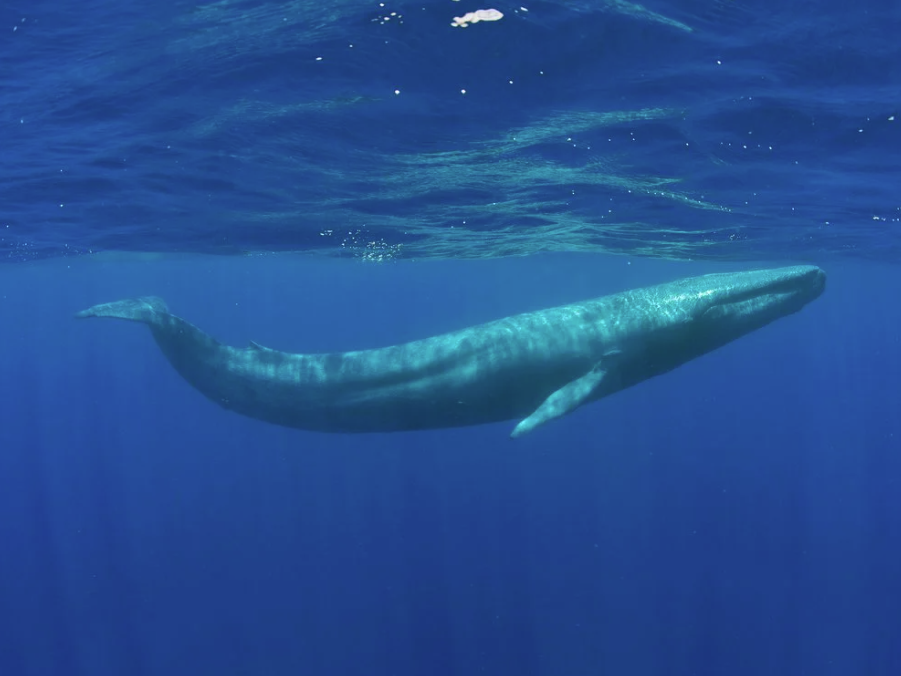
#> input picture Project/images/blue1.png, 901 x 676 px
$ python speciesDetection.py --image images/blue1.png   (older library calls are emulated)
#> lines starting #> are read from the running program, lines starting #| are printed output that depends on the picture; after the words box and inside, x2 and y2 are one past the last pixel; in counts of white or black regions, pixels touching at a corner belong together
from matplotlib import pyplot as plt
from statistics import mean
import numpy as np
import argparse
import cv2

def imageManipulation(image):
    gray = cv2.cvtColor(image, cv2.COLOR_BGR2GRAY)
    blurred = cv2.GaussianBlur(gray, (7, 7), 0)
    sobelX = cv2.Sobel(blurred, cv2.CV_64F, 1, 0)
    sobelY = cv2.Sobel(blurred, cv2.CV_64F, 0, 1)

    sobelX = np.uint8(np.absolute(sobelX))
    sobelY = np.uint8(np.absolute(sobelY))

    sobelCombined = cv2.bitwise_or(sobelX, sobelY)
    cv2.imshow("sobelCombined", sobelCombined)
    edged = cv2.Canny(sobelCombined, 10, 70)
    cv2.imshow("Edges", edged)

    return edged

def morphManip(edged):
     #morphology ops
    kernel1 = cv2.getStructuringElement(cv2.MORPH_ELLIPSE, (23,23))
    kernel2 = np.ones((15,15), np.uint8)
    #eliplical erode to get rid of some of the noise
    openFrame = cv2.dilate(edged, kernel2, iterations = 1)
    erodedFrame = cv2.erode(openFrame, kernel1, iterations = 1)
    cv2.imshow("morhp ops", erodedFrame)

    return erodedFrame

def contours(erodedFrame, image):
    (cnts, _) = cv2.findContours(erodedFrame.copy(), cv2.RETR_EXTERNAL, cv2.CHAIN_APPROX_SIMPLE)

    whale = image.copy()
    c = max(cnts, key=cv2.contourArea)
    cv2.drawContours(whale, c, -1, (0, 255, 0), 2)
    cv2.imshow("Whale", whale)

    return c

def applyMask(c, image):
    mask = np.zeros(image.shape[:2], dtype = "uint8")
    cv2.fillConvexPoly(mask, c, (255, 255, 255))
    # cv2.imshow("Mask", mask)
    maskWhale = cv2.bitwise_and(image, image, mask = mask)
    cv2.imshow("Masked Whale", maskWhale)
    cv2.waitKey(0)

    return mask

def plot_histogram(image, title, mask = None):
    hists = []
    chans = cv2.split(image)
    colors = ("b", "g", "r")
    plt.figure()
    plt.title(title)
    plt.xlabel("Bins")
    plt.ylabel("# of Pixels")

    for (chan, color) in zip (chans, colors):
        hist = cv2.calcHist([chan], [0], mask, [256], [0, 256])
        hists.append(hist)
        plt.plot(hist, color = color)
        plt.xlim([0, 256])

    #plt.show()

    return hists

def getHistogram(name):
    whale = cv2.imread(name)
    edged = imageManipulation(whale)
    erodedFrame = morphManip(edged)
    c = contours(erodedFrame, whale)
    mask = applyMask(c, whale)

    hists = plot_histogram(whale, "Histogram for Masked Image", mask = mask)

    return hists

def histofOImage():
    blueHists = getHistogram("images/blue1.png")
#> in getHistogram, whale is the input picture: shape (676, 901, 3); mean B, G, R 145.4, 79.3, 37.2
#> in imageManipulation, `edged = cv2.Canny(sobelCombined, 10, 70)`:
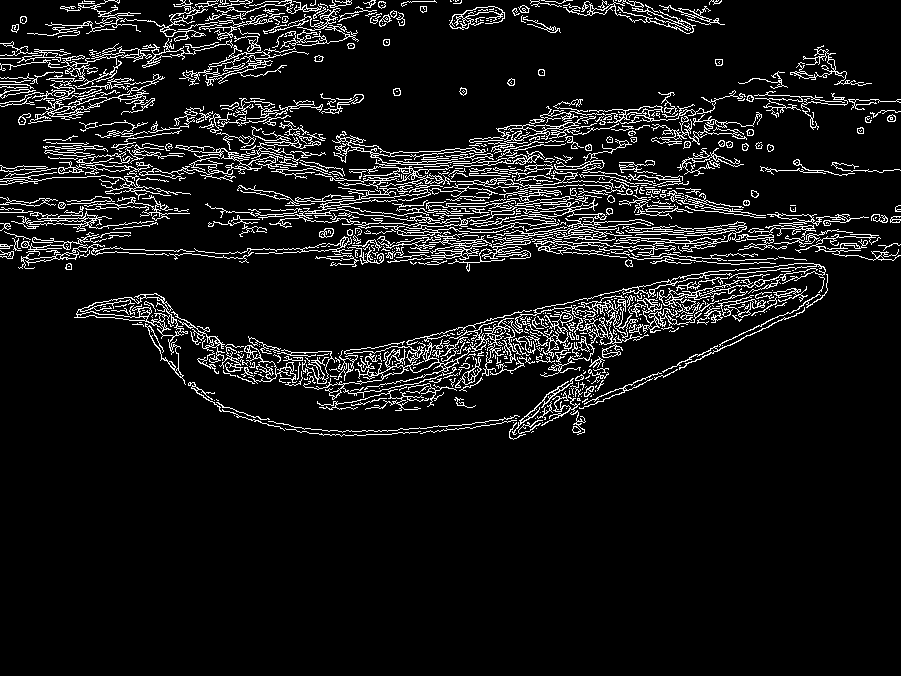
#> edged: shape (676, 901); 8.3% white in thin lines or dots, all inside (x1, y1, x2, y2) = (0, 0, 901, 440)
#> in morphManip, `openFrame = cv2.dilate(edged, kernel2, iterations = 1)`: openFrame: shape (676, 901); 41.5% white; 6 white regions, box (x1, y1, x2, y2) and area: (0, 0, 901, 447) 250571, (452, 80, 474, 103) 483, (386, 81, 408, 103) 477, (500, 71, 522, 93) 469, (708, 52, 730, 73) 459, (531, 62, 552, 83) 438
#> in morphManip, `erodedFrame = cv2.erode(openFrame, kernel1, iterations = 1)`: erodedFrame: shape (676, 901); 24.8% white; 30 white regions (18 under 20 px)
#> in contours, `(cnts, _) = cv2.findContours(erodedFrame.copy(), cv2.RETR_EXTERNAL, cv..`: cnts = 30 contours, 20 with area under 20; largest, box (x1, y1, x2, y2) and area: (0, 0, 901, 436) 148960, (451, 0, 718, 30) 3474, (731, 49, 901, 123) 3144, (309, 99, 345, 110) 190, (832, 166, 857, 172) 90
#> in contours, `c = max(cnts, key=cv2.contourArea)`: c = contour of 2219 points, box (x1, y1, x2, y2) (0, 0, 901, 436), area 148960
#> in contours, `cv2.drawContours(whale, c, -1, (0, 255, 0), 2)`: whale: shape (676, 901, 3); 1.36% of pixels changed, all inside (x1, y1, x2, y2) = (0, 0, 901, 437)
#> in applyMask, `cv2.fillConvexPoly(mask, c, (255, 255, 255))`: mask: shape (676, 901); 24.5% white; 1 white region, box (x1, y1, x2, y2) and area: (0, 0, 901, 436) 148987
#> the loop in plot_histogram, `for (chan, color) in zip (chans, colors):` made 3 passes
#> after the loop in plot_histogram, `for (chan, color) in zip (chans, colors):`: hists = 3 items
    finHists = getHistogram("images/fin1.png")
    humpbackHists = getHistogram("images/humpback1.png")
    belugaHists = getHistogram("images/beluga1.png")
    allHists = [blueHists, finHists, humpbackHists, belugaHists]

    return allHists

def comparingHistograms(allHists, curHists):
    corrValues = []
    whaleSpecies = ["Blue", "Fin", "Humpback", "Beluga"]
    #for whaleHists in allHists:
    for i in range(len(allHists)):
        whaleHists = allHists[i]
        print("\n%s Whale" % whaleSpecies[i])
        whaleCorrValues = []
        for i in range(3):
            color = ["Blue", "Green", "Red"]
            colorWhaleHist = whaleHists[i]
            colorcurHist = curHists[i]

            value = cv2.compareHist(colorWhaleHist, colorcurHist, cv2.HISTCMP_CORREL)
            print(color[i] + ": " + str(value))
            whaleCorrValues.append(value)
        corrValues.append(whaleCorrValues)


    maxCorrValueWhale = [0, ""]
    for i in range(4):
        meanCorrValues = mean(corrValues[i])
        if meanCorrValues > maxCorrValueWhale[0]:
            maxCorrValueWhale[0] = meanCorrValues
            maxCorrValueWhale[1] = whaleSpecies[i]

    return maxCorrValueWhale[1]


def histofNImage(allHists):
    ap = argparse.ArgumentParser()
    ap.add_argument("-i", "--image", required = True, help = "Path to the image")
    args = vars(ap.parse_args())

    hists = getHistogram(args["image"])
    whaleSpecies = comparingHistograms(allHists, hists)

    print("\nIt is a %s whale. " % whaleSpecies)

def main():
    allHists = histofOImage()
#> call 2 of getHistogram, with name = 'images/fin1.png'
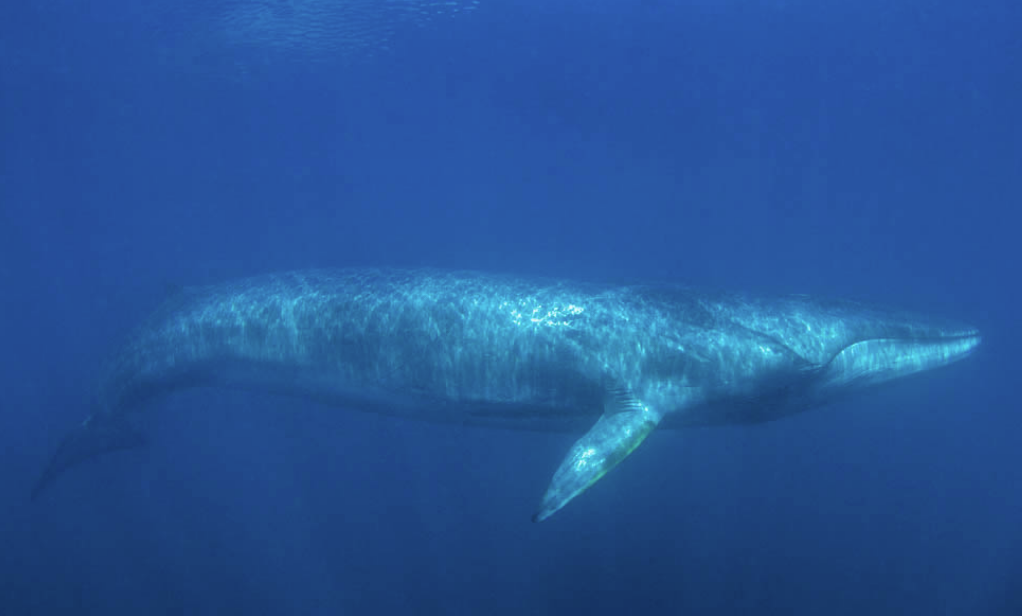
#> input picture Project/images/fin1.png, 1022 x 616 px
#> in getHistogram, whale is the input picture: shape (616, 1022, 3); mean B, G, R 151.2, 84.9, 38.8
#> in imageManipulation (call 2), `edged = cv2.Canny(sobelCombined, 10, 70)`: edged: shape (616, 1022); 5.2% white in thin lines or dots, all inside (x1, y1, x2, y2) = (77, 0, 983, 525)
#> in morphManip (call 2), `openFrame = cv2.dilate(edged, kernel2, iterations = 1)`: openFrame: shape (616, 1022); 21.2% white; 3 white regions, box (x1, y1, x2, y2) and area: (106, 255, 990, 532) 119601, (211, 0, 494, 60) 12749, (70, 405, 105, 440) 1051
#> in morphManip (call 2), `erodedFrame = cv2.erode(openFrame, kernel1, iterations = 1)`: erodedFrame: shape (616, 1022); 14.8% white; 4 white regions
#> in contours (call 2), `(cnts, _) = cv2.findContours(erodedFrame.copy(), cv2.RETR_EXTERNAL, cv..`: cnts = 4 contours; box (x1, y1, x2, y2) and area: (119, 266, 979, 521) 88376, (225, 0, 371, 49) 3778, (386, 0, 483, 39) 1544, (81, 416, 94, 429) 84
#> in contours (call 2), `cv2.drawContours(whale, c, -1, (0, 255, 0), 2)`: whale: shape (616, 1022, 3); 0.62% of pixels changed, all inside (x1, y1, x2, y2) = (118, 265, 980, 522)
#> in getHistogram (call 2), `c = contours(erodedFrame, whale)`: c = contour of 1037 points, box (x1, y1, x2, y2) (119, 266, 979, 521), area 88376
#> in applyMask (call 2), `cv2.fillConvexPoly(mask, c, (255, 255, 255))`: mask: shape (616, 1022); 14.8% white; 1 white region, box (x1, y1, x2, y2) and area: (119, 266, 979, 521) 93338
#> the loop in plot_histogram (call 2), `for (chan, color) in zip (chans, colors):` made 3 passes
#> in histofOImage, `finHists = getHistogram("images/fin1.png")`: finHists = 3 items
#> call 3 of getHistogram, with name = 'images/humpback1.png'
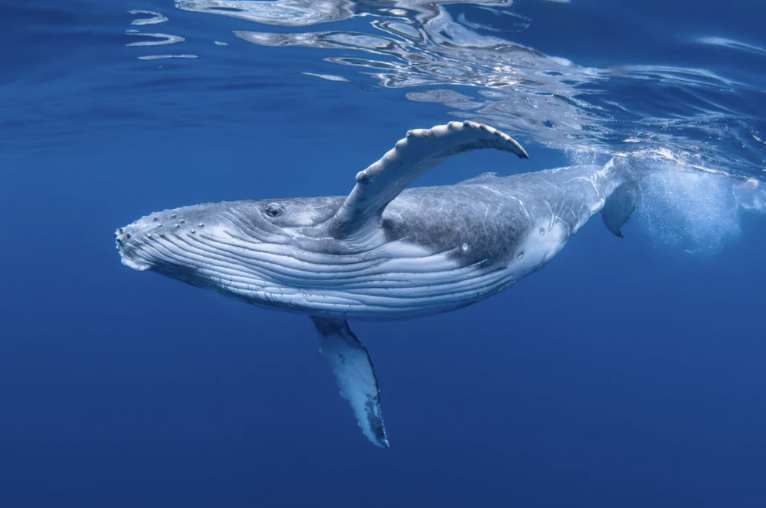
#> input picture Project/images/humpback1.png, 766 x 508 px
#> in getHistogram, whale is the input picture: shape (508, 766, 3); mean B, G, R 148.3, 89.7, 52.1
#> in imageManipulation (call 3), `edged = cv2.Canny(sobelCombined, 10, 70)`: edged: shape (508, 766); 12.4% white in thin lines or dots, all inside (x1, y1, x2, y2) = (17, 0, 766, 450)
#> in morphManip (call 3), `openFrame = cv2.dilate(edged, kernel2, iterations = 1)`: openFrame: shape (508, 766); 45.8% white; 1 white region, box (x1, y1, x2, y2) and area: (10, 0, 766, 457) 178147
#> in morphManip (call 3), `erodedFrame = cv2.erode(openFrame, kernel1, iterations = 1)`:
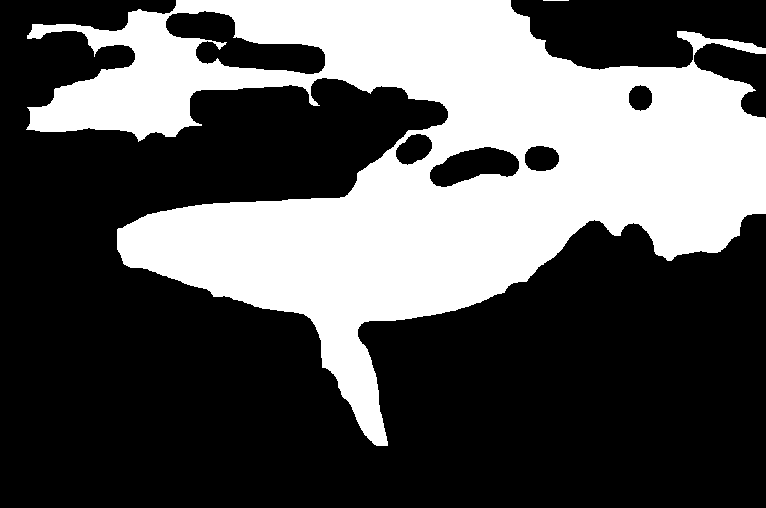
#> erodedFrame: shape (508, 766); 34.9% white; 2 white regions
#> in contours (call 3), `(cnts, _) = cv2.findContours(erodedFrame.copy(), cv2.RETR_EXTERNAL, cv..`: cnts = 2 contours, 1 with area under 20; largest, box (x1, y1, x2, y2) and area: (26, 0, 766, 446) 143008
#> in contours (call 3), `cv2.drawContours(whale, c, -1, (0, 255, 0), 2)`: whale: shape (508, 766, 3); 1.13% of pixels changed, all inside (x1, y1, x2, y2) = (25, 0, 766, 447)
#> in getHistogram (call 3), `c = contours(erodedFrame, whale)`: c = contour of 1160 points, box (x1, y1, x2, y2) (26, 0, 766, 446), area 143008
#> in applyMask (call 3), `cv2.fillConvexPoly(mask, c, (255, 255, 255))`: mask: shape (508, 766); 41.1% white; 1 white region
#> in applyMask (call 3), `maskWhale = cv2.bitwise_and(image, image, mask = mask)`:
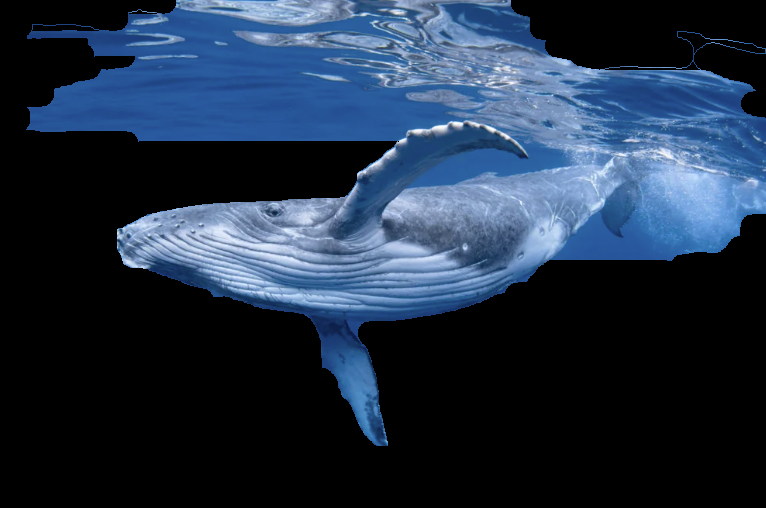
#> maskWhale: shape (508, 766, 3); mean B, G, R 68.9, 48.4, 33
#> in histofOImage, `humpbackHists = getHistogram("images/humpback1.png")`: humpbackHists = 3 items
#> call 4 of getHistogram, with name = 'images/beluga1.png'
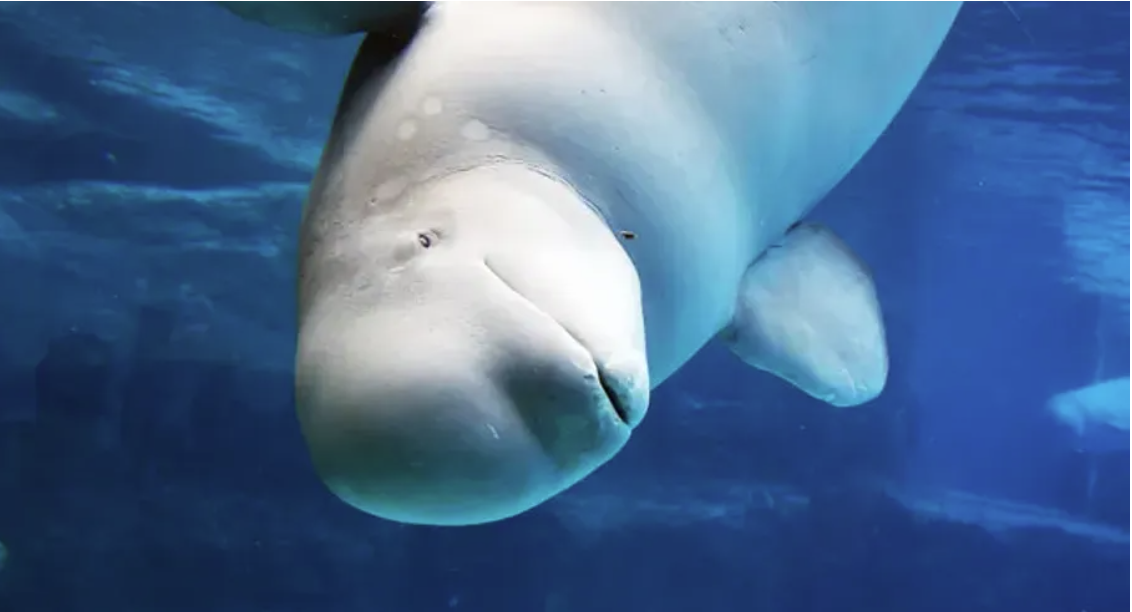
#> input picture Project/images/beluga1.png, 1132 x 612 px
#> in getHistogram, whale is the input picture: shape (612, 1132, 3); mean B, G, R 143.9, 105.3, 74.4
#> in imageManipulation (call 4), `sobelX = np.uint8(np.absolute(sobelX))`:
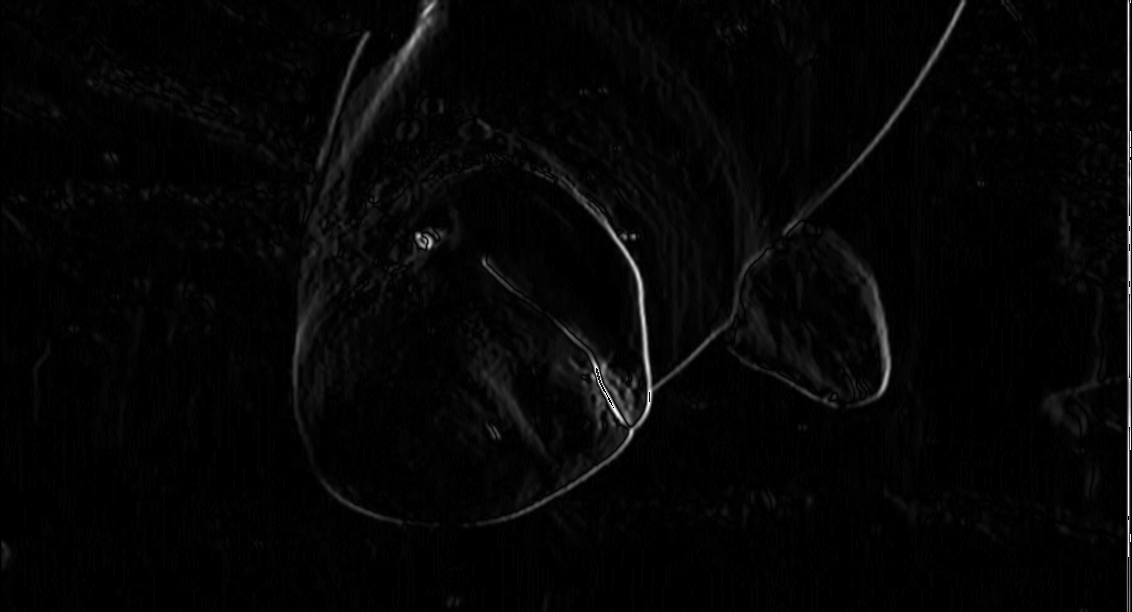
#> sobelX: shape (612, 1132); min 0, max 255, mean 5.2
#> in contours (call 4), `(cnts, _) = cv2.findContours(erodedFrame.copy(), cv2.RETR_EXTERNAL, cv..`: cnts = 45 contours, 18 with area under 20; largest, box (x1, y1, x2, y2) and area: (0, 0, 1132, 526) 163170, (902, 372, 1132, 612) 8106, (126, 275, 234, 316) 1932, (638, 484, 808, 520) 1740, (658, 219, 684, 293) 1140
#> in getHistogram (call 4), `c = contours(erodedFrame, whale)`: c = contour of 3007 points, box (x1, y1, x2, y2) (0, 0, 1132, 526), area 163170
#> in histofOImage, `belugaHists = getHistogram("images/beluga1.png")`: belugaHists = 3 items
#> allHists = 4 items
    histofNImage(allHists)
#> in contours (call 5), `(cnts, _) = cv2.findContours(erodedFrame.copy(), cv2.RETR_EXTERNAL, cv..`: cnts = 30 contours, 20 with area under 20; largest, box (x1, y1, x2, y2) and area: (0, 0, 901, 436) 148960, (451, 0, 718, 30) 3474, (731, 49, 901, 123) 3144, (309, 99, 345, 110) 190, (832, 166, 857, 172) 90
#> in histofNImage, `hists = getHistogram(args["image"])`: hists = 3 items
#> the loop in comparingHistograms, `for i in range(len(allHists)):` made 4 passes
#> (printed output is left out)
#> after the loop in comparingHistograms, `for i in range(len(allHists)):`: corrValues = [[1, 1, 1], [0.618, 0.371, 0.597], [0.638, 0.579, 0.671], [0.353, 0.541, 0.841]]
#> the loop in comparingHistograms, `for i in range(4):` made 4 passes
#> meanCorrValues on passes 1 to 4: 1, 0.529, 0.629, 0.578
#> after the loop in comparingHistograms, `for i in range(4):`: maxCorrValueWhale = [1, 'Blue']
#> in histofNImage, `whaleSpecies = comparingHistograms(allHists, hists)`: whaleSpecies = 'Blue'
#| It is a Blue whale.


main()
